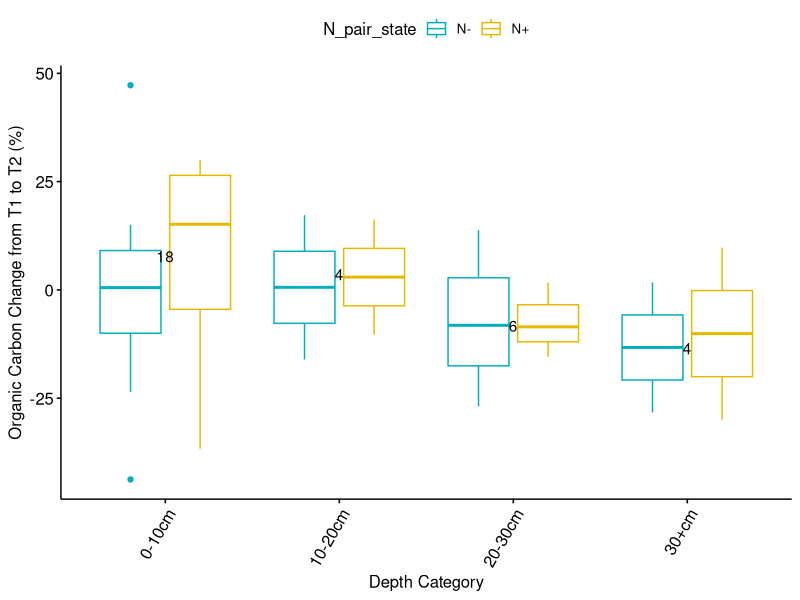

Write R code to recreate this figure.
## ---- chunk 1
library(tidyverse)
library(ggpubr)
## ---- chunk 2
# Load dataset
suppressWarnings(suppressMessages({
    datacsv <- read_csv("datasets/irrt1vt2_estBD_apr20.csv")
    dataset <- data.frame(datacsv)
}))
## ---- chunk 3
# Remove outliers
temp_dataset <- split(dataset, dataset$ref_num=="24")
dataset <- temp_dataset$'FALSE'
## ---- chunk 4
# Factor whole dataset
dataset[sapply(dataset, is.character)] <- lapply(dataset[sapply(dataset, is.character)], as.factor)

# Store rows without N+ and N- pairings in a temporary variable
tempData1a <- split(dataset, dataset$N_pair=="yes")
dataset <- tempData1a$'TRUE'

# For rows that do have a N+ and N- paring, store only the N- rows in a temporary variable
#tempData1b <- split(dataset, dataset$N_pair_state=="N+")
#datasetb <- tempData1b$'FALSE'

# Combine the two temporary variables into a unified dataset without the N+ treatments where such pairings exist in the dataset
#dataset <- rbind(dataseta, datasetb)

# Split Africa dataset by Depth
#d <- dataset %>% group_split(depth_cat_2)
#d10 <- as.data.frame(d[1])
#d20 <- as.data.frame(d[2])
#d30 <- as.data.frame(d[3])
#d30p <- as.data.frame(d[4])
## ---- chunk 5
# function for number of observations 
give.n <- function(x){
  return(c(y = median(x)*1.05, label = length(x))) 
  # experiment with the multiplier to find the perfect position
}

# function for mean labels
mean.n <- function(x){
  return(c(y = median(x)*0.97, label = round(mean(x),2))) 
  # experiment with the multiplier to find the perfect position
}
## ---- chunk 6
# Boxplot to visualize the average percent change for each Irrigation Method (Category) and depth
p <- ggboxplot(dataset, x="depth_cat_2", y="per_OC_st_change", 
          color = "N_pair_state", palette = c("#00AFBB", "#E7B800", "#71f442", "#fc79e6"),
          ylab = "Organic Carbon Change from T1 to T2 (%)", xlab = "Depth Category")
p + stat_summary(fun.data = give.n, geom = "text", fun = median, position = position_nudge(y = 0.5)) + theme(axis.text.x = element_text(angle = 60, hjust = 1))
